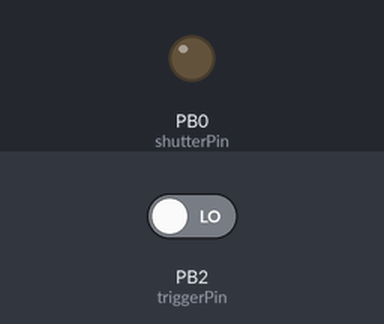
Bench run of a sketch on a simulated ATtiny85, built with avr-gcc and run on an emulated ATtiny85. On the bench: output pins drawn as LEDs (lit = HIGH). The test bench sets the inputs (shaded band); at power-on: PB2 (triggerPin) LOW.

Above: at 1.2 s.
1.3 s: PB2 (triggerPin) driven HIGH
At 1.8 s:
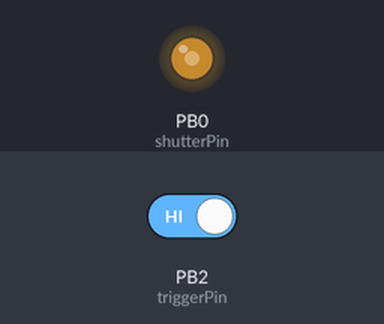
Timing chart, 0 to 4.3 s (numbered marks = the images above; inputs shaded):
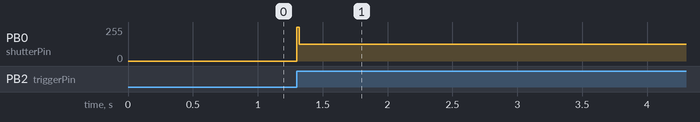

The sketch:

ATtiny85_shutter_nat_1.ino
```cpp
// Current Control using PWM technique
// for Mechanical Optical Beam Shutter
// www.fotonica.ifsc.usp.br
// André Romero - 2016
// andretec@ifsc.usp.br

// set pin numbers:
const int triggerPin = 2;     // the number of the trigger pin
const int shutterPin = 0;     // the number of the shutter pin
// variables will change:
int buttonState = 0;          // variable for reading the trigger

void setup() {
  // initialize the LED pin as an output:
  pinMode(shutterPin, OUTPUT);
  // initialize the pushbutton pin as an input:
  pinMode(triggerPin, INPUT);
  // set PWM 0%
  analogWrite(shutterPin, 0);
}

void loop()
{
  // read the state of the trigger value:
  buttonState = digitalRead(triggerPin);

  // check if the trigger is on
  // if it is, the buttonState is HIGH:
  if (buttonState == HIGH)
    {
      // turn LED on:
      analogWrite(shutterPin, 255); // set PWM 100%
      delay(20);                    // delay 20ms
      analogWrite(shutterPin, 127); // set PWM 50%
      // wait until the trigger fall
      while (buttonState == HIGH)
        {
          // read the state of the trigger value:
          buttonState = digitalRead(triggerPin);
        }//while
      analogWrite(shutterPin, 0); // set PWM 0%
    }//if
}//loop
```

Measured:
- after the input at 1.3 s, PB0 (shutterPin): 0/255 → 127/255 at once
